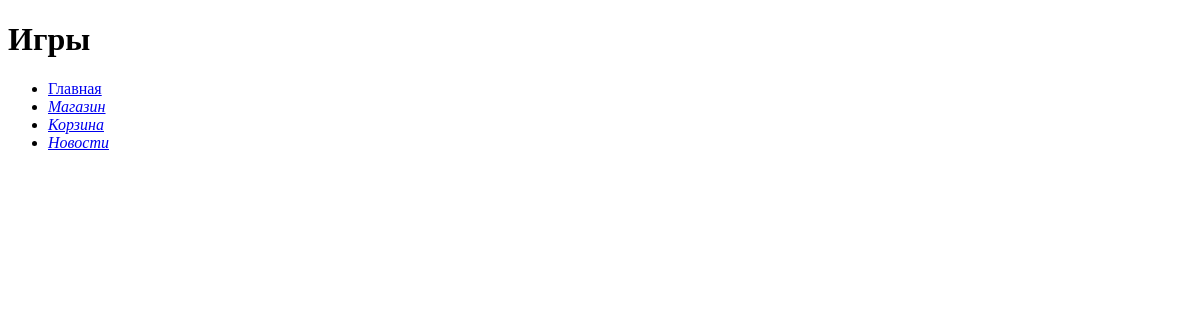
The app's page /platform/games/, older data.
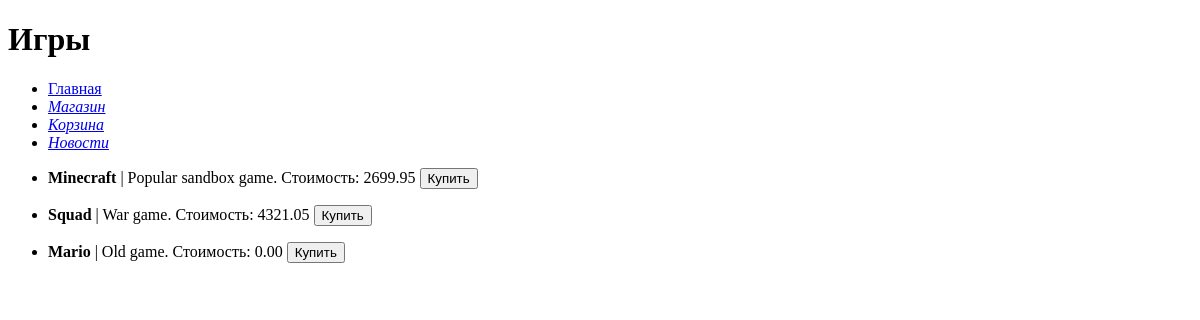
The same page, newer data.
### task1/models.py (models this page shows)
class Game(models.Model):
    title = models.CharField(max_length=20)
    cost = models.DecimalField(decimal_places=2, max_digits=6)
    size = models.DecimalField(decimal_places=2, max_digits=6)
    description = models.TextField()
    age_limited = models.BooleanField(default=False)
    buyer = models.ManyToManyField(Buyer, related_name='game')

### task1/views.py (the view)
# urls.py: path('platform/games/', shop),
def shop(request):
    games = Game.objects.all()
    context = {
        'games': games
    }
    return render(request, 'shop.html', context)

### templates/shop.html
{% extends 'menu.html' %}
{% block pagename %}
    <h1>Игры</h1>
{% endblock %}
{% block menu %}
    {{ block.super }}
{% endblock %}
{% block content %}
    {% for game in games %}
        <ul>
            <li>
                <b>{{ game.title }}</b> | {{ game.description }}. Стоимость: {{ game.cost }}
                <button>Купить</button>
            </li>
        </ul>
    {% endfor %}
{% endblock %}

### templates/menu.html (shortened to what this page needs)
<!DOCTYPE html>
<html lang="en">
<head>
</head>
<body>
    <header>
        {% block pagename %}{% endblock %}
    </header>
    <nav>
        {% block menu %}
            <ul>
                <li><a href="/platform/">Главная</a></li>
                <li><a href="/platform/games/"><i>Магазин</i></a></li>
                <li><a href="/platform/cart/"><i>Корзина</i></a></li>
                <li><a href="/platform/news/"><i>Новости</i></a></li>
            </ul>
        {% endblock %}
    </nav>
    {% block content %}
    {% endblock %}
</body>
</html>

Row changes from the older to the newer data that the page shows:
added Game: title "Minecraft", description "Popular sandbox game", cost "2699.95"
added Game: title "Squad", description "War game", cost "4321.05"
added Game: title "Mario", description "Old game", cost "0.00"
